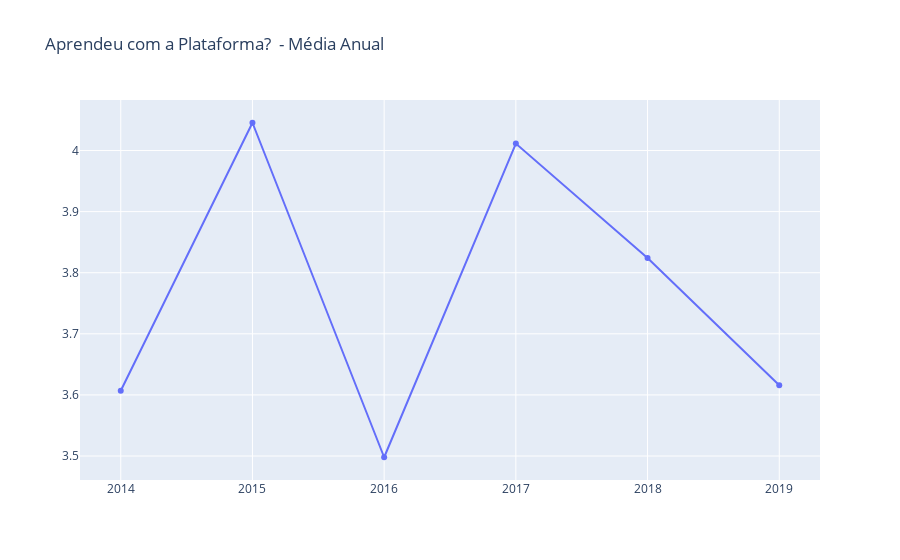

Source (notebook cell):
### Markdown cell above
### Data Visualizations  <a name="dataviz"></a>

* [Back to TOC](#backtoc)

### Code cell
import plotly.graph_objects as go


fig = go.Figure(data=go.Scatter(x=LearnedOverYears['Year'], y=LearnedOverYears['AverageLearned']))

fig.update_layout(title_text='Aprendeu com a Plataforma?  - Média Anual')
fig.show()



fig.write_image('Outputs/YearlyAverage/LearnedOverYears.png')

### Figure 1 — Plotly figure (JSON) as saved in the notebook; plotly's stock layout.template omitted (floating-point values rounded to 4 significant figures)
{"data": [{"type": "scatter", "x": [2014, 2015, 2016, 2017, 2018, 2019], "y": [3.607, 4.045, 3.498, 4.011, 3.824, 3.616]}], "layout": {"title": {"text": "Aprendeu com a Plataforma?  - Média Anual"}}}
